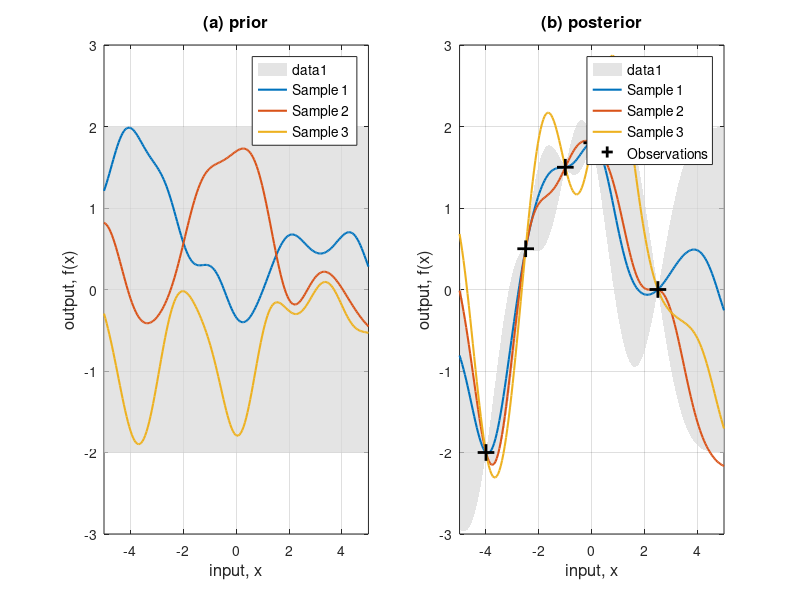

Reproduce this figure in MATLAB. (Note: this script raises an error after producing the figure.)
%% Gaussian Process Prior and Posterior Demonstration
% This script replicates the GP prior/posterior plots from the textbook
% using equation 2.16 for the covariance function and equation 2.19 for
% posterior sampling, with conditioning formulas from appendix A.2
%
% Reference: Equation 2.16: k(x_p, x_q) = exp(-1/2 |x_p - x_q|^2)

clear; close all; clc;

%% Parameters
x_min = -5;
x_max = 5;
n_grid = 200;  % Number of points on regular grid
n_samples = 3;  % Number of random function draws
n_train = 5;    % Number of training data points

%% Create regular grid of scalar inputs
x_grid = linspace(x_min, x_max, n_grid)';

%% Define covariance function (Equation 2.16)
% k(x_p, x_q) = exp(-1/2 |x_p - x_q|^2)
% This is the RBF/Squared Exponential kernel with length scale = 1
% Vectorized version for efficiency
compute_kernel = @(X1, X2) exp(-0.5 * (X1 - X2').^2);

%% ============================================
%% PART (a): PRIOR
%% ============================================
fprintf('Generating GP prior samples...\n');

% Compute prior covariance matrix K_prior on the grid
% K_prior[i,j] = k(x_i, x_j) for all pairs in x_grid
K_prior = compute_kernel(x_grid, x_grid);

% Ensure numerical stability (add small jitter)
K_prior = K_prior + 1e-9 * eye(n_grid);

% Prior mean is zero
mu_prior = zeros(n_grid, 1);

% Draw samples from prior: f ~ N(0, K_prior)
% Using Cholesky decomposition for numerical stability
L_prior = chol(K_prior, 'lower');
samples_prior = zeros(n_grid, n_samples);
for i = 1:n_samples
    z = randn(n_grid, 1);
    samples_prior(:, i) = mu_prior + L_prior * z;
end

% Compute uncertainty bands (mean ± 2*std)
std_prior = sqrt(diag(K_prior));
mu_upper_prior = mu_prior + 2 * std_prior;
mu_lower_prior = mu_prior - 2 * std_prior;

%% ============================================
%% PART (b): POSTERIOR
%% ============================================
fprintf('Generating GP posterior samples...\n');

% Invent some training data points
% Based on the image, approximate locations:
% (-4, -2), (-2.5, 0.5), (-1, 1.5), (0, 1.8), (2.5, 0)
x_train = [-4; -2.5; -1; 0; 2.5];
y_train = [-2; 0.5; 1.5; 1.8; 0];

% For noise-free observations, we assume zero observation noise
% (as mentioned in the image: "five noise free observations")
sigma_n = 1e-6;  % Very small noise for numerical stability

% Compute covariance matrices needed for posterior
% K_train: covariance between training points
K_train = compute_kernel(x_train, x_train);
K_train = K_train + sigma_n^2 * eye(n_train);  % Add observation noise

% K_cross: covariance between training points and grid points
K_cross = compute_kernel(x_train, x_grid);

% K_grid: covariance between grid points (same as K_prior)
K_grid = K_prior;

% Posterior mean (Equation 2.19 / A.2 conditioning formula)
% μ* = K_cross^T * K_train^(-1) * y_train
K_train_inv = K_train \ eye(n_train);
mu_posterior = K_cross' * (K_train_inv * y_train);

% Posterior covariance (Equation 2.19 / A.2 conditioning formula)
% Σ* = K_grid - K_cross^T * K_train^(-1) * K_cross
K_posterior = K_grid - K_cross' * (K_train_inv * K_cross);

% Ensure numerical stability
K_posterior = (K_posterior + K_posterior') / 2;
K_posterior = K_posterior + 1e-9 * eye(n_grid);

% Draw samples from posterior: f*|y ~ N(μ*, Σ*)
L_posterior = chol(K_posterior, 'lower');
samples_posterior = zeros(n_grid, n_samples);
for i = 1:n_samples
    z = randn(n_grid, 1);
    samples_posterior(:, i) = mu_posterior + L_posterior * z;
end

% Compute uncertainty bands (mean ± 2*std)
std_posterior = sqrt(diag(K_posterior));
mu_upper_posterior = mu_posterior + 2 * std_posterior;
mu_lower_posterior = mu_posterior - 2 * std_posterior;

%% ============================================
%% VISUALIZATION
%% ============================================
fprintf('Creating plots...\n');

figure('Color', 'w', 'Position', [100, 100, 1200, 500]);

% Plot (a): Prior
subplot(1, 2, 1);
hold on;

% Shaded uncertainty region (95% confidence: mean ± 2*std)
fill([x_grid; flipud(x_grid)], [mu_upper_prior; flipud(mu_lower_prior)], ...
    [0.85, 0.85, 0.85], 'EdgeColor', 'none', 'FaceAlpha', 0.7);

% Draw sample functions
colors = {[0, 0.4470, 0.7410], [0.8500, 0.3250, 0.0980], [0.9290, 0.6940, 0.1250]};
for i = 1:n_samples
    plot(x_grid, samples_prior(:, i), '-', 'Color', colors{i}, ...
        'LineWidth', 1.5, 'DisplayName', sprintf('Sample %d', i));
end

xlabel('input, x', 'FontSize', 12);
ylabel('output, f(x)', 'FontSize', 12);
title('(a) prior', 'FontSize', 12, 'FontWeight', 'bold');
xlim([x_min, x_max]);
ylim([-3, 3]);
grid on;
box on;
legend('Location', 'best', 'FontSize', 10);

% Plot (b): Posterior
subplot(1, 2, 2);
hold on;

% Shaded uncertainty region (95% confidence: mean ± 2*std)
fill([x_grid; flipud(x_grid)], [mu_upper_posterior; flipud(mu_lower_posterior)], ...
    [0.85, 0.85, 0.85], 'EdgeColor', 'none', 'FaceAlpha', 0.7);

% Draw sample functions
for i = 1:n_samples
    plot(x_grid, samples_posterior(:, i), '-', 'Color', colors{i}, ...
        'LineWidth', 1.5, 'DisplayName', sprintf('Sample %d', i));
end

% Plot training data points
plot(x_train, y_train, 'k+', 'MarkerSize', 12, 'LineWidth', 2, ...
    'DisplayName', 'Observations');

xlabel('input, x', 'FontSize', 12);
ylabel('output, f(x)', 'FontSize', 12);
title('(b) posterior', 'FontSize', 12, 'FontWeight', 'bold');
xlim([x_min, x_max]);
ylim([-3, 3]);
grid on;
box on;
legend('Location', 'best', 'FontSize', 10);

sgtitle('Gaussian Process: Prior vs Posterior', 'FontSize', 14, 'FontWeight', 'bold');

%% Print summary
fprintf('\nSummary:\n');
fprintf('  Grid points: %d (from %.1f to %.1f)\n', n_grid, x_min, x_max);
fprintf('  Training points: %d\n', n_train);
fprintf('  Prior std range: [%.4f, %.4f]\n', min(std_prior), max(std_prior));
fprintf('  Posterior std range: [%.4f, %.4f]\n', min(std_posterior), max(std_posterior));
% Find grid points closest to training points for uncertainty comparison
[~, train_indices] = min(abs(x_grid - x_train'), [], 1);
fprintf('  Uncertainty reduction: %.1f%% (at training points)\n', ...
    100 * (1 - mean(std_posterior(train_indices)) / mean(std_prior(train_indices))));

fprintf('\nDone!\n');
